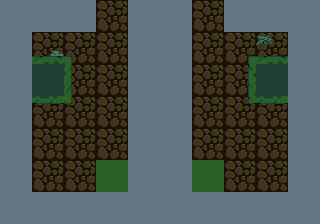

This is a level from a 2D game, rendered from its Tiled map with the project's own tilesets. A one-line summary and the map file follow, with tile-layer data summarised:
An orthogonal 40x28 tile map with 8x8 px tiles, 4 tile layers (gfx, walls, spikes, holes) and 6 objects (4x Enemy, 2x Item).

<map version="1.10" tiledversion="1.10.2" orientation="orthogonal" renderorder="right-down" width="40" height="28" tilewidth="8" tileheight="8" infinite="0" nextlayerid="6" nextobjectid="8">
 <tileset firstgid="1" source="forest-temple.tsx" />
 <layer id="1" name="gfx" width="40" height="28">
  <data>[1120 cells, 1120 non-empty, 106 distinct tile ids]</data>
 </layer>
 <layer id="2" name="walls" width="40" height="28">
  <data>[1120 cells, 608 non-empty, 1 distinct tile ids]</data>
 </layer>
 <layer id="3" name="spikes" width="40" height="28">
  <data>[1120 cells, 32 non-empty, 1 distinct tile ids]</data>
 </layer>
 <layer id="5" name="holes" width="40" height="28">
  <data>[1120 cells, 32 non-empty, 1 distinct tile ids]</data>
 </layer>
 <objectgroup id="4" name="objs">
  <object id="1" name="Orc" type="Enemy" x="208" y="120">
   <point />
  </object>
  <object id="2" name="Goblin" type="Enemy" x="48" y="144">
   <point />
  </object>
  <object id="4" name="Key" type="Item" x="48" y="176">
   <point />
  </object>
  <object id="5" name="Boots" type="Item" x="272" y="176">
   <point />
  </object>
  <object id="6" name="Orc" type="Enemy" x="272" y="144">
   <point />
  </object>
  <object id="7" name="Goblin" type="Enemy" x="112" y="120">
   <point />
  </object>
 </objectgroup>
</map>
